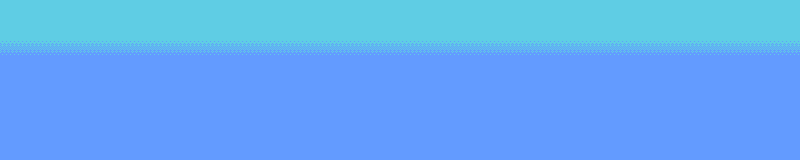

A 2D game scene composited from a Tiled map and its tileset images. What follows is a short description and the map's XML, with every tile layer's data as written:
An orthogonal 50x10 tile map with 16x16 px tiles, 2 tile layers (Blocks, Background).

<map version="1.1" tiledversion="2018.08.22" orientation="orthogonal" renderorder="right-down" width="50" height="10" tilewidth="16" tileheight="16" infinite="0" nextlayerid="6" nextobjectid="6">
 <tileset firstgid="1" source="tileset.tsx" />
 <layer id="2" name="Blocks" width="50" height="10">
  <data encoding="csv">
0,0,0,0,0,0,0,0,0,0,0,0,0,0,0,0,0,0,0,0,0,0,0,0,0,0,0,0,0,0,0,0,0,0,0,0,0,0,0,0,0,0,0,0,0,0,0,0,0,0,
0,0,0,0,0,0,0,0,0,0,0,0,0,0,0,0,0,0,0,0,0,0,0,0,0,0,0,0,0,0,0,0,0,0,0,0,0,0,0,0,0,0,0,0,0,0,0,0,0,0,
0,0,0,0,0,0,0,0,0,0,0,0,0,0,0,0,0,0,0,0,0,0,0,0,0,0,0,0,0,0,0,0,0,0,0,0,0,0,0,0,0,0,0,0,0,0,0,0,0,0,
0,0,0,0,0,0,0,0,0,0,0,0,0,0,0,0,0,0,0,0,0,0,0,0,0,0,0,0,0,0,0,0,0,0,0,0,0,0,0,0,0,0,0,0,0,0,0,0,0,0,
0,0,0,0,0,0,0,0,0,0,0,0,0,0,0,0,0,0,0,0,0,0,0,0,0,0,0,0,0,0,0,0,0,0,0,0,0,0,0,0,0,0,0,0,0,0,0,0,0,0,
0,0,0,0,0,0,2,0,0,0,0,0,0,0,0,0,0,0,0,0,0,0,0,2,2,2,2,2,0,0,0,0,0,0,0,0,0,0,0,0,0,0,0,0,0,0,0,0,0,0,
0,0,0,0,0,0,6,0,0,0,0,0,0,0,0,0,0,0,0,0,0,0,0,0,0,0,0,0,0,0,0,0,0,0,0,0,0,0,0,0,0,0,0,0,0,0,0,0,0,0,
0,0,0,0,2,0,6,0,0,0,2,0,0,0,0,0,0,0,0,0,0,0,0,0,0,0,0,0,0,0,0,0,0,0,0,0,0,0,0,0,0,0,0,0,0,0,0,0,0,0,
0,0,0,0,6,0,6,0,0,0,6,0,0,0,2,0,0,0,0,0,2,2,2,2,2,2,2,2,2,2,2,0,0,0,0,0,0,0,0,0,0,0,0,0,0,0,0,0,0,0,
2,2,2,2,6,5,6,2,2,2,6,5,5,5,6,2,2,5,2,2,6,6,6,6,6,6,6,6,6,6,6,2,2,5,2,2,2,2,2,2,2,2,5,2,2,2,2,2,2,2
</data>
 </layer>
 <layer id="1" name="Background" width="50" height="10">
  <data encoding="csv">
1,1,1,1,1,1,1,1,1,1,1,1,1,1,1,1,1,1,1,1,1,1,1,1,1,1,1,1,1,1,1,1,1,1,1,1,1,1,1,1,1,1,1,1,1,1,1,1,1,1,
1,1,1,1,1,1,1,1,1,1,1,1,1,1,1,1,1,1,1,1,1,1,1,1,1,1,1,1,1,1,1,1,1,1,1,1,1,1,1,1,1,1,1,1,1,1,1,1,1,1,
3,3,3,3,3,3,3,3,3,3,3,3,3,3,3,3,3,3,3,3,3,3,3,3,3,3,3,3,3,3,3,3,3,3,3,3,3,3,3,3,3,3,3,3,3,3,3,3,3,3,
7,7,7,7,7,7,7,7,7,7,7,7,7,7,7,7,7,7,7,7,7,7,7,7,7,7,7,7,7,7,7,7,7,7,7,7,7,7,7,7,7,7,7,7,7,7,7,7,7,7,
5,5,5,5,5,5,5,5,5,5,5,5,5,5,5,5,5,5,5,5,5,5,5,5,5,5,5,5,5,5,5,5,5,5,5,5,5,5,5,5,5,5,5,5,5,5,5,5,5,5,
5,5,5,5,5,5,5,5,5,5,5,5,5,5,5,5,5,5,5,5,5,5,5,5,5,5,5,5,5,5,5,5,5,5,5,5,5,5,5,5,5,5,5,5,5,5,5,5,5,5,
5,5,5,5,5,5,5,5,5,5,5,5,5,5,5,5,5,5,5,5,5,5,5,5,5,5,5,5,5,5,5,5,5,5,5,5,5,5,5,5,5,5,5,5,5,5,5,5,5,5,
5,5,5,5,5,5,5,5,5,5,5,5,5,5,5,5,5,5,5,5,5,5,5,5,5,5,5,5,5,5,5,5,5,5,5,5,5,5,5,5,5,5,5,5,5,5,5,5,5,5,
5,5,5,5,5,5,5,5,5,5,5,5,5,5,5,5,5,5,5,5,5,5,5,5,5,5,5,5,5,5,5,5,5,5,5,5,5,5,5,5,5,5,5,5,5,5,5,5,5,5,
5,5,5,5,5,5,5,5,5,5,5,5,5,5,5,5,5,5,5,5,5,5,5,5,5,5,5,5,5,5,5,5,5,5,5,5,5,5,5,5,5,5,5,5,5,5,5,5,5,5
</data>
 </layer>
</map>
